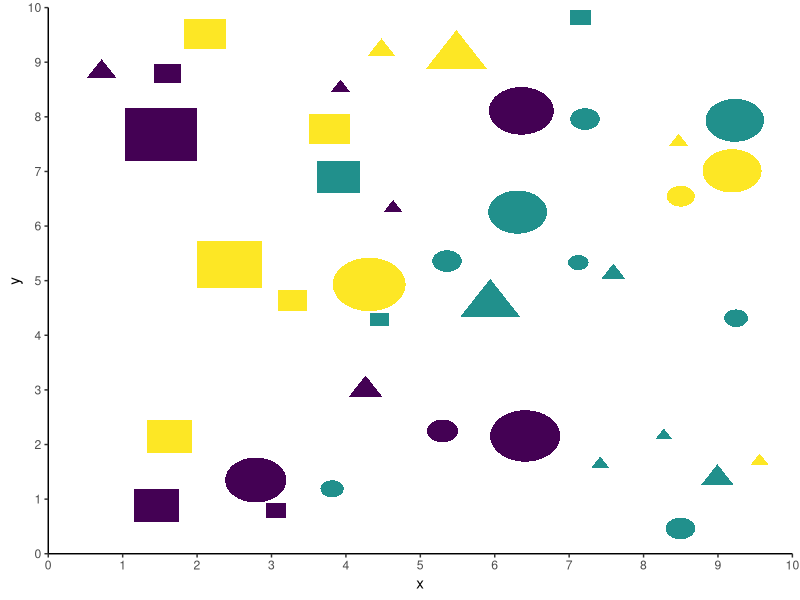

The R source for this figure:
## ---- chunk 1
library(data.table)
library(ggplot2)
library(ggforce)

knitr::opts_chunk$set(
  echo = FALSE,
  fig.align = 'center',
  dpi = 100,
  fig.retina = 2
)
## ---- chunk 2
y_limit <- 10
x_limit <- 10
side_max <- 1
side_min <- 0.25
colors <- c('purple', 'cyan', 'yellow')
colors <- factor(colors, levels = colors)
shapes <- c('square', 'circle', 'triangle')
n <- 40

set.seed(20211120)

generate_obj <- function() {
  shape <- sample(shapes, 1)
  color <- sample(colors, 1)
  if (shape == 'circle') {
    side <- side_min + rbeta(1, 2, 2) / 4 + sample(c(0, 0.5), 1)
  } else {
    side <- runif(1, side_min, side_max)
  }
  if (
    (shape == 'square' & color != 'cyan') |
      (color == 'purple' & shape != 'circle')
    ) {
    x <- rbeta(1, 2, 6) * (10 - side)
  } else if (
    (shape == 'circle' & color != 'purple') |
      (color == 'cyan' & shape != 'square')
    ) {
    x <- rbeta(1, 6, 2) * (10 - side)
  } else {
    x <- rbeta(1, 2, 2) * (10 - side)
  }
  y <- runif(1, 0, y_limit - side)
  x_high <- x + side
  y_high <- y + side
  list(
    x = x,
    y = y,
    x_center = x + side / 2,
    y_center = y + side / 2,
    x_high = x_high,
    y_high = y_high,
    radius = side / 2,
    diameter = side,
    color = color,
    shape = shape
  )
}

inside <- function(x, y, dt) {
  x > dt$x & y > dt$y & x < dt$x_high & y < dt$y_high
}

outside <- function(x, y, x_high, y_high, dt) {
  (dt$x > x & dt$x < x_high & dt$y > y & dt$y < y_high) |
  (dt$x_high > x & dt$x_high < x_high & dt$y_high > y & dt$y_high < y_high)
}

overlaps <- function(obj, dt) {
  any(
    inside(obj$x, obj$y, dt) |
      inside(obj$x_high, obj$y_high, dt) |
      inside(obj$x_high, obj$y, dt) |
      inside(obj$x, obj$y_high, dt) |
      outside(obj$x, obj$y, obj$x_high, obj$y_high, dt)
  )
}

pick_obj <- function(dt) {
  repeat {
    obj <- generate_obj()
    if (!overlaps(obj, dt)) {
      break
    }
  }
  obj
}

add_obj <- function(dt) {
  rbindlist(list(dt, pick_obj(dt)))
}

dt <- rbindlist(list(generate_obj()))

for (i in 2:n) {
  dt <- add_obj(dt)
}

ggplot() +
  geom_rect(
    mapping = aes(
      xmin = x,
      xmax = x_high,
      ymin = y,
      ymax = y_high,
      fill = color
    ),
    data = dt[shape == 'square'],
    show.legend = FALSE
  ) +
  geom_circle(
    mapping = aes(
      x0 = x + radius,
      y0 = y + radius,
      r = radius,
      fill = color
    ),
    color = NA,
    data = dt[shape == 'circle'],
    show.legend = FALSE
  ) +
  geom_regon(
    mapping = aes(
      x0 = x + radius,
      y0 = y + radius,
      r = radius,
      fill = color,
      sides = 3,
      angle = 0
    ),
    color = NA,
    data = dt[shape == 'triangle'],
    show.legend = FALSE
  ) +
  scale_x_continuous(
    expand = c(0, 0),
    limit = c(0, x_limit),
    breaks = seq(0, 10, 1)
  ) +
  scale_y_continuous(
    expand = c(0, 0),
    limit = c(0, y_limit),
    breaks = seq(0, 10, 1)
  ) +
  scale_fill_viridis_d() +
  labs(
    x = 'x',
    y = 'y'
  ) +
  theme_classic()
## ---- chunk 3
diameters <- sort(dt[shape == 'circle', diameter])

n_circles <- length(diameters)

mean_diameter <- round(mean(diameters), 2)

knitr::kable(t(round(diameters, 2)))
## ---- chunk 4
proportions <- dt[, .(proportion = .N / dt[, .N]), by = 'color']

percentage <- function(c) {
  sprintf(
    '%d%%',
    proportions[color == c, proportion] * 100
  )
}
